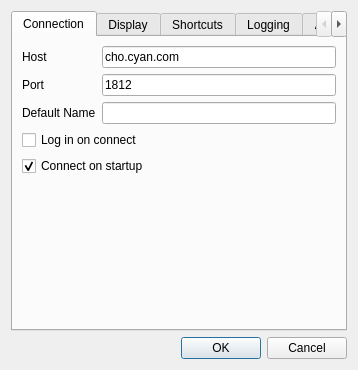
<?xml version="1.0" encoding="UTF-8"?>
<ui version="4.0">
 <class>Options</class>
 <widget class="QDialog" name="Options">
  <property name="geometry">
   <rect>
    <x>0</x>
    <y>0</y>
    <width>358</width>
    <height>325</height>
   </rect>
  </property>
  <property name="windowTitle">
   <string>Options</string>
  </property>
  <layout class="QVBoxLayout" name="verticalLayout">
   <item>
    <widget class="QTabWidget" name="tabWidget">
     <property name="currentIndex">
      <number>0</number>
     </property>
     <widget class="QWidget" name="connectionTab">
      <attribute name="title">
       <string>Connection</string>
      </attribute>
      <layout class="QFormLayout" name="formLayout">
       <item row="0" column="0">
        <widget class="QLabel" name="hostLabel">
         <property name="text">
          <string>Host</string>
         </property>
        </widget>
       </item>
       <item row="0" column="1">
        <widget class="QLineEdit" name="hostBox">
         <property name="text">
          <string>cho.cyan.com</string>
         </property>
        </widget>
       </item>
       <item row="1" column="0">
        <widget class="QLabel" name="portLabel">
         <property name="text">
          <string>Port</string>
         </property>
        </widget>
       </item>
       <item row="1" column="1">
        <widget class="QLineEdit" name="portBox">
         <property name="text">
          <string>1812</string>
         </property>
        </widget>
       </item>
       <item row="2" column="0">
        <widget class="QLabel" name="nameLabel">
         <property name="text">
          <string>Default Name</string>
         </property>
        </widget>
       </item>
       <item row="2" column="1">
        <widget class="QLineEdit" name="nameBox"/>
       </item>
       <item row="3" column="0" colspan="2">
        <widget class="QCheckBox" name="autoLoginBox">
         <property name="text">
          <string>Log in on connect</string>
         </property>
        </widget>
       </item>
       <item row="4" column="0" colspan="2">
        <widget class="QCheckBox" name="autoConnectBox">
         <property name="text">
          <string>Connect on startup</string>
         </property>
         <property name="checked">
          <bool>true</bool>
         </property>
        </widget>
       </item>
      </layout>
     </widget>
     <widget class="QWidget" name="displayTab">
      <attribute name="title">
       <string>Display</string>
      </attribute>
      <layout class="QFormLayout" name="formLayout_2">
       <item row="1" column="0">
        <widget class="QCheckBox" name="minimizeTrayBox">
         <property name="text">
          <string>Minimize to tray</string>
         </property>
         <property name="checked">
          <bool>true</bool>
         </property>
        </widget>
       </item>
       <item row="2" column="0">
        <widget class="QCheckBox" name="alwaysShowTrayBox">
         <property name="text">
          <string>Always show tray icon</string>
         </property>
         <property name="checked">
          <bool>true</bool>
         </property>
        </widget>
       </item>
       <item row="3" column="0">
        <widget class="QCheckBox" name="highlightNickBox">
         <property name="text">
          <string>Highlight local username</string>
         </property>
        </widget>
       </item>
       <item row="4" column="0">
        <widget class="QCheckBox" name="reformatActionsBox">
         <property name="text">
          <string>Format *nick actions*</string>
         </property>
        </widget>
       </item>
       <item row="5" column="0">
        <widget class="QCheckBox" name="timestampsBox">
         <property name="text">
          <string>Display timestamps</string>
         </property>
        </widget>
       </item>
       <item row="6" column="0">
        <widget class="QCheckBox" name="showOrigNamesBox">
         <property name="text">
          <string>Display original names</string>
         </property>
        </widget>
       </item>
       <item row="7" column="0">
        <widget class="QGroupBox" name="listOptionsBox">
         <property name="title">
          <string>User list</string>
         </property>
         <layout class="QFormLayout" name="formLayout_4">
          <item row="0" column="0">
           <widget class="QRadioButton" name="listOption">
            <property name="text">
             <string>List</string>
            </property>
            <property name="checked">
             <bool>true</bool>
            </property>
           </widget>
          </item>
          <item row="1" column="0">
           <widget class="QRadioButton" name="treeOption">
            <property name="text">
             <string>Tree</string>
            </property>
           </widget>
          </item>
          <item row="2" column="0">
           <widget class="QRadioButton" name="columnOption">
            <property name="text">
             <string>Column view</string>
            </property>
           </widget>
          </item>
         </layout>
        </widget>
       </item>
       <item row="1" column="1">
        <layout class="QHBoxLayout" name="horizontalLayout">
         <item>
          <widget class="QSpinBox" name="fontSizeBox">
           <property name="value">
            <number>12</number>
           </property>
          </widget>
         </item>
         <item>
          <widget class="QLabel" name="fontSizeLabel">
           <property name="text">
            <string>Font size</string>
           </property>
          </widget>
         </item>
        </layout>
       </item>
      </layout>
     </widget>
     <widget class="QWidget" name="shortcutTab">
      <attribute name="title">
       <string>Shortcuts</string>
      </attribute>
      <layout class="QFormLayout" name="formLayout_6">
       <item row="0" column="0">
        <widget class="QLabel" name="setNameLabel">
         <property name="text">
          <string>Set Name</string>
         </property>
        </widget>
       </item>
       <item row="0" column="1">
        <widget class="QLineEdit" name="setNameShortcutBox">
         <property name="text">
          <string>Ctrl+N</string>
         </property>
        </widget>
       </item>
       <item row="1" column="0">
        <widget class="QLabel" name="switchTabsLabel">
         <property name="text">
          <string>Switch Tabs</string>
         </property>
        </widget>
       </item>
       <item row="1" column="1">
        <widget class="QLineEdit" name="switchTabsShortcutBox">
         <property name="text">
          <string>Ctrl+Tab</string>
         </property>
        </widget>
       </item>
       <item row="2" column="0">
        <widget class="QLabel" name="closeTabLabel">
         <property name="text">
          <string>Close Tab</string>
         </property>
        </widget>
       </item>
       <item row="2" column="1">
        <widget class="QLineEdit" name="closeTabShortcutBox">
         <property name="text">
          <string>Ctrl+W</string>
         </property>
        </widget>
       </item>
       <item row="3" column="0" colspan="2">
        <widget class="QCheckBox" name="autoPMBox">
         <property name="text">
          <string>Auto-create PM tabs</string>
         </property>
        </widget>
       </item>
       <item row="4" column="0" colspan="2">
        <widget class="QGroupBox" name="groupBox_2">
         <property name="title">
          <string>Command Line Options</string>
         </property>
         <layout class="QFormLayout" name="formLayout_7">
          <item row="0" column="0">
           <widget class="QLabel" name="label_11">
            <property name="text">
             <string>-n &lt;name&gt;</string>
            </property>
           </widget>
          </item>
          <item row="0" column="1">
           <widget class="QLabel" name="label_15">
            <property name="text">
             <string>Set name on connect</string>
            </property>
           </widget>
          </item>
          <item row="1" column="0">
           <widget class="QLabel" name="label_12">
            <property name="text">
             <string>-h &lt;host&gt;</string>
            </property>
           </widget>
          </item>
          <item row="1" column="1">
           <widget class="QLabel" name="label_16">
            <property name="text">
             <string>Connect to host</string>
            </property>
           </widget>
          </item>
          <item row="2" column="0">
           <widget class="QLabel" name="label_13">
            <property name="text">
             <string>-p &lt;port&gt;</string>
            </property>
           </widget>
          </item>
          <item row="2" column="1">
           <widget class="QLabel" name="label_17">
            <property name="text">
             <string>Connect on port</string>
            </property>
           </widget>
          </item>
          <item row="3" column="0">
           <widget class="QLabel" name="label_14">
            <property name="text">
             <string>-b</string>
            </property>
           </widget>
          </item>
          <item row="3" column="1">
           <widget class="QLabel" name="label_18">
            <property name="text">
             <string>Enables local user highlighting</string>
            </property>
           </widget>
          </item>
         </layout>
        </widget>
       </item>
      </layout>
     </widget>
     <widget class="QWidget" name="logTab">
      <attribute name="title">
       <string>Logging</string>
      </attribute>
      <layout class="QFormLayout" name="formLayout_5">
       <item row="0" column="0">
        <widget class="QLabel" name="label_6">
         <property name="text">
          <string>HTML log file</string>
         </property>
        </widget>
       </item>
       <item row="0" column="1">
        <widget class="QLineEdit" name="htmlFileBox">
         <property name="text">
          <string>CCChatLog.html</string>
         </property>
        </widget>
       </item>
       <item row="1" column="0">
        <widget class="QLabel" name="label_7">
         <property name="text">
          <string>Plain log file</string>
         </property>
        </widget>
       </item>
       <item row="1" column="1">
        <widget class="QLineEdit" name="plainFileBox">
         <property name="text">
          <string>CCChatLog.log</string>
         </property>
        </widget>
       </item>
       <item row="6" column="0" colspan="2">
        <widget class="QCheckBox" name="plainLogBox">
         <property name="text">
          <string>Write plain log</string>
         </property>
        </widget>
       </item>
       <item row="7" column="0" colspan="2">
        <widget class="QCheckBox" name="logTimestampsBox">
         <property name="text">
          <string>Include timestamps</string>
         </property>
        </widget>
       </item>
       <item row="8" column="0" colspan="2">
        <widget class="QCheckBox" name="logAnnounceBox">
         <property name="text">
          <string>Include client and announce messages</string>
         </property>
        </widget>
       </item>
       <item row="2" column="0">
        <widget class="QLabel" name="label_2">
         <property name="text">
          <string>Timestamp</string>
         </property>
        </widget>
       </item>
       <item row="2" column="1">
        <widget class="QLineEdit" name="timestampFormatBox"/>
       </item>
       <item row="5" column="0" colspan="2">
        <widget class="QCheckBox" name="htmlLogBox">
         <property name="text">
          <string>Write HTML log</string>
         </property>
        </widget>
       </item>
      </layout>
     </widget>
     <widget class="QWidget" name="aboutTab">
      <attribute name="title">
       <string>About</string>
      </attribute>
      <layout class="QFormLayout" name="formLayout_3">
       <item row="0" column="0">
        <widget class="QLabel" name="label">
         <property name="text">
          <string/>
         </property>
         <property name="pixmap">
          <pixmap resource="resources.qrc">:/cyanchat32.png</pixmap>
         </property>
         <property name="alignment">
          <set>Qt::AlignCenter</set>
         </property>
        </widget>
       </item>
       <item row="0" column="1">
        <widget class="QLabel" name="AboutLabel">
         <property name="text">
          <string>&lt;!DOCTYPE HTML PUBLIC &quot;-//W3C//DTD HTML 4.0//EN&quot; &quot;http://www.w3.org/TR/REC-html40/strict.dtd&quot;&gt;
&lt;html&gt;&lt;head&gt;&lt;meta name=&quot;qrichtext&quot; content=&quot;1&quot; /&gt;&lt;style type=&quot;text/css&quot;&gt;
p, li { white-space: pre-wrap; }
&lt;/style&gt;&lt;/head&gt;&lt;body style=&quot; font-family:'MS Shell Dlg 2'; font-size:8.25pt; font-weight:400; font-style:normal;&quot;&gt;
&lt;p style=&quot; margin-top:0px; margin-bottom:0px; margin-left:0px; margin-right:0px; -qt-block-indent:0; text-indent:0px;&quot;&gt;&lt;span style=&quot; font-size:8pt;&quot;&gt;Qt CyanChat %version%&lt;/span&gt;&lt;/p&gt;
&lt;p style=&quot; margin-top:0px; margin-bottom:0px; margin-left:0px; margin-right:0px; -qt-block-indent:0; text-indent:0px;&quot;&gt;&lt;span style=&quot; font-size:8pt;&quot;&gt;Written by Nadnerb&lt;/span&gt;&lt;/p&gt;
&lt;p style=&quot; margin-top:0px; margin-bottom:0px; margin-left:0px; margin-right:0px; -qt-block-indent:0; text-indent:0px;&quot;&gt;&lt;span style=&quot; font-size:8pt;&quot;&gt;Tango icon courtesy of Darryl &quot;Paradox&quot; Pogue&lt;/span&gt;&lt;/p&gt;&lt;/body&gt;&lt;/html&gt;</string>
         </property>
        </widget>
       </item>
      </layout>
     </widget>
    </widget>
   </item>
   <item>
    <widget class="QDialogButtonBox" name="buttonBox">
     <property name="orientation">
      <enum>Qt::Horizontal</enum>
     </property>
     <property name="standardButtons">
      <set>QDialogButtonBox::Cancel|QDialogButtonBox::Ok</set>
     </property>
    </widget>
   </item>
  </layout>
 </widget>
 <resources>
  <include location="resources.qrc"/>
 </resources>
 <connections/>
</ui>
